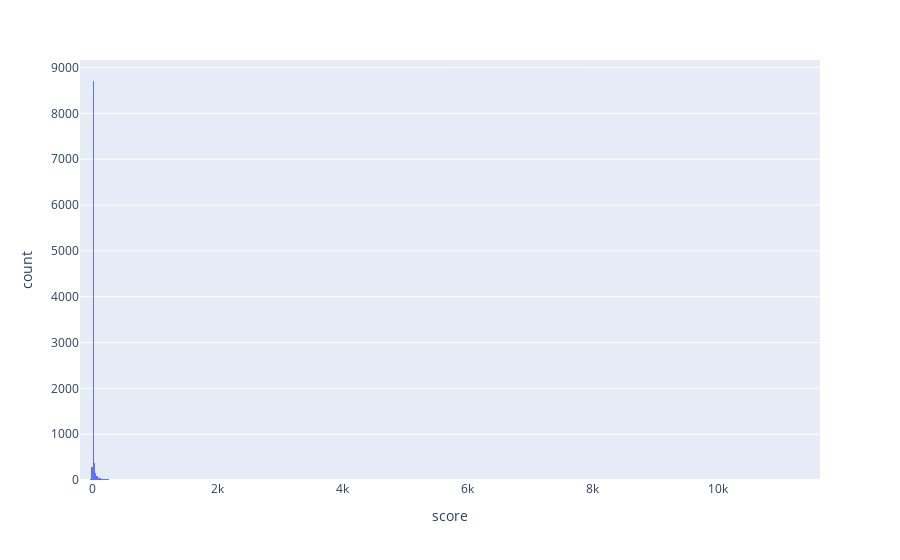

The notebook cell saved with this chart:
### Code cell
comms_score_hist = px.histogram(comments_df, x="score")
comms_score_hist.show()

### Figure 1 — Plotly figure (JSON) as saved in the notebook; plotly's stock layout.template omitted (floating-point values rounded to 4 significant figures; data arrays with more than 128 entries replaced by an {"elided": "..."} marker saying what was removed)
{"data": [{"alignmentgroup": "True", "bingroup": "x", "hovertemplate": "score=%{x}<br>count=%{y}<extra></extra>", "legendgroup": "", "marker": {"color": "#636efa", "pattern": {"shape": ""}}, "name": "", "offsetgroup": "", "orientation": "v", "showlegend": false, "type": "histogram", "x": {"elided": "10056 int values"}, "xaxis": "x", "yaxis": "y"}], "layout": {"barmode": "relative", "legend": {"tracegroupgap": 0}, "margin": {"t": 60}, "xaxis": {"anchor": "y", "domain": [0, 1], "title": {"text": "score"}}, "yaxis": {"anchor": "x", "domain": [0, 1], "title": {"text": "count"}}}}
